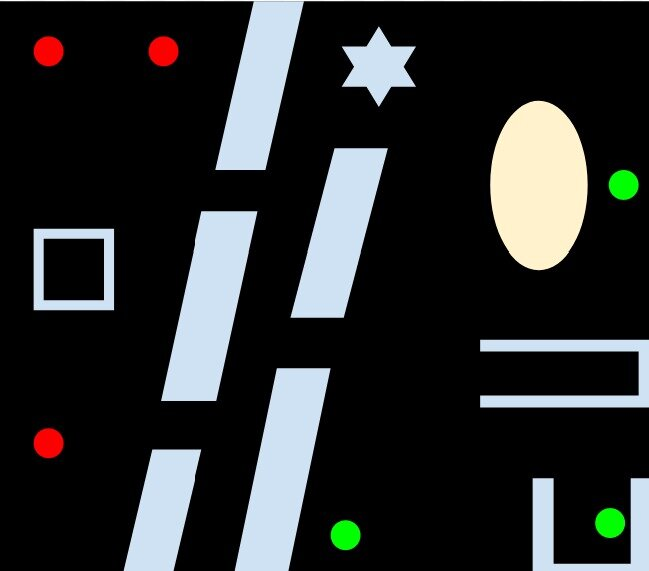
#> input picture TASK3_RRT*_CONNECT/2.jpg, 649 x 571 px
$ python RRT_CONNECT_IMAGE2.py
#> lines starting #> are read from the running program, lines starting #| are printed output that depends on the picture; after the words box and inside, x2 and y2 are one past the last pixel; in counts of white or black regions, pixels touching at a corner belong together
import cv2
import numpy as np
import math
import os
import time
import random
class RRTMap:
    def __init__(self, start, goal, MapDimensions,img):
        self.start = start
        self.goal = goal
        self.MapDimensions = MapDimensions
        self.Maph, self.Mapw = self.MapDimensions


        self.map=img

        self.nodeRad = 2
        self.nodeThickness = 1
        self.edgeThickness = 1


        self.grey = (70, 70, 70)
        self.Blue = (0, 0, 255)
        self.Green = (0, 255, 0)
        self.Red = (255, 0, 0)
        self.white = (255, 255, 255)

    def drawMap(self):

        cv2.circle(self.map, self.start, self.nodeRad , self.Green ,self.nodeThickness)
        cv2.circle(self.map, self.goal, self.nodeRad , self.Red,self.nodeThickness)
        #print("circles")


    def drawPath(self, path):
        for node in path:
            cv2.circle(self.map, node,3*(self.nodeRad) , self.Green,2)
            #print(node)
           # print("circle drawn")

    # [5 lines left out: function drawObs, not called in this run]


obstacles = []
class RRTGraph:
    def __init__(self, start, goal, MapDimensions, img):
        (x, y) = start
        self.start = start
        self.goal = goal
        self.goalFlag = False
        self.maph, self.mapw = MapDimensions
        self.x = []
        self.y = []
        self.parent = []
        self.dist_startnode=[]
        # initialize the tree
        self.x.append(x)
        self.y.append(y)
        self.parent.append(0)
        self.dist_startnode.append(0)
        # the obstacles


        # path
        self.goalstate = None
        self.path = []
        self.map=img
        #cv2.imshow("window",img)
        #print(self.obstacles)


    def add_node(self, n, x, y):
        self.x.insert(n,x)
        self.y.append(y)

        #print(len(self.x))
        #print("inserted")

    def remove_node(self, n):
        self.x.pop(n)
        self.y.pop(n)

    def add_edge(self, parent, child):
        self.parent.insert(child, parent)

    def remove_edge(self, n):
        self.parent.pop(n)

    def number_of_nodes(self):
        print("NUMBER OF NODES {}".format(len(self.x)))
        return len(self.x)

    def distance(self, n1, n2):
        (x1, y1) = (self.x[n1], self.y[n1])
        (x2, y2) = (self.x[n2], self.y[n2])
        px = (float(x1) - float(x2)) ** 2
        py = (float(y1) - float(y2)) ** 2
        return (px + py) ** (0.5)

    # [4 lines left out: function sample_envir, not called in this run]

    def nearest(self, n):
        dmin = self.distance(0, n)
        nnear = 0
        for i in range(0, n):
            if self.distance(i, n) < dmin:
                dmin = self.distance(i, n)
                nnear = i
        return nnear

    def collidepoint(self,rect,x,y):
        x1=rect[0][0]
        x2=rect[1][0]
        x3=rect[2][0]
        x4=rect[3][0]
        y1=rect[0][1]
        y2=rect[1][1]
        y3=rect[2][1]
        y4=rect[3][1]
       # import numpy as np
        A = np.array([[x2-x1,x4-x1],[y2-y1,y4-y1]])
        b = np.array([x-x1,y-y1])
        z = np.linalg.solve(A,b)
        if (z[0]>=0 and z[0]<=1 and z[1]>=0 and z[1]<=1) :
            return True

    # [11 lines left out: function isFree, not called in this run]

    def crossObstacle(self, x1, x2, y1, y2):
        obs = obstacles.copy()
        while (len(obs) > 0):
            rectang = obs.pop(0)
            for i in range(0, 200):
                u = i / 100
                x = x1 * u + x2 * (1 - u)
                y = y1 * u + y2 * (1 - u)
                if self.collidepoint(rectang,x, y):
                    return True
        return False

    def connect(self, n1, n2):
        (x1, y1) = (self.x[n1], self.y[n1])
        (x2, y2) = (self.x[n2], self.y[n2])
        if self.crossObstacle(x1, x2, y1, y2):
            self.remove_node(n2)
            return False
        else:
            self.add_edge(n1, n2)
            return True

    def step(self, nnear, nrand, dmax=35):
        d = self.distance(nnear, nrand)
        if d > dmax:
            u = dmax / d
            (xnear, ynear) = (self.x[nnear], self.y[nnear])
            (xrand, yrand) = (self.x[nrand], self.y[nrand])
            (px, py) = (xrand - xnear, yrand - ynear)
            theta = math.atan2(py, px)
            (x, y) = (int(xnear + dmax * math.cos(theta)),
                      int(ynear + dmax * math.sin(theta)))
            self.remove_node(nrand)
            if abs(x - self.goal[0]) <= dmax and abs(y - self.goal[1]) <= dmax:
                self.add_node(nrand, self.goal[0], self.goal[1])
                self.goalstate = nrand
                self.goalFlag = True
            else:
                self.add_node(nrand, x, y)

    def new_parent(self,n,radius=6):
        nodes_of_concern=[]
        for i in range(n):
            if(self.distance(i,n)<radius):
                nodes_of_concern.append(i)
        nnear=self.nearest(n)
        min_dist=self.cost(nnear)
        parent_node=nnear
        for ids in nodes_of_concern:
            if(self.cost(ids)<min_dist):
                min_dist=self.cost(ids)
                parent_node=ids
        return parent_node
    def rewiring(self,n,radius=6,flag=False):
        if(flag):
            nodes_of_concern=[]
            for i in range(n):
                if(self.distance(i,n)<radius):
                    nodes_of_concern.append(i)
            unwired_node=[]
            main_node=[]
            for ids in nodes_of_concern:
                if(self.cost(ids)>self.cost(n)+self.distance(ids,n)):
                   # K=self.parent[ids]
                    unwired_node.append(self.parent[ids])
                    main_node.append(ids)

                    cv2.line(self.map,(self.x[ids],self.y[ids]),(self.x[self.parent[ids]],self.y[self.parent[ids]]),(0,0,0),1)
                     #mapthickness used here
                    self.remove_edge(ids)
                    self.connect(ids,n)
                    cv2.line(self.map,(self.x[ids],self.y[ids]),(self.x[n],self.y[n]),(0,0,255),1)


    def bias(self, ngoal):
        n = self.number_of_nodes()
        self.add_node(n, ngoal[0], ngoal[1])
        #print(self.x,self.y)
        ids = self.new_parent(n)

        self.step(ids, n)
        self.connect(ids, n)
        #self.step(nnear, n)
        #self.connect(nnear, n)

        return (self.x, self.y, self.parent)

    # [9 lines left out: function expand, not called in this run]

    def path_to_goal(self):
        if self.goalFlag:
            self.path = []
            self.path.append(self.goalstate)
            newpos = self.parent[self.goalstate]
            while (newpos != 0):
                self.path.append(newpos)
                newpos = self.parent[newpos]
            self.path.append(0)
            #print("path")
        return self.goalFlag

    def getPathCoords(self):
        pathCoords = []
        for node in self.path:
            x, y = (self.x[node], self.y[node])
            pathCoords.append((x, y))
        return pathCoords

    def cost(self, n):
        ninit = 0
        n = n
        parent = self.parent[n]
        c = 0
        while n is not ninit:
            c = c + self.distance(n, parent)
            n = parent
            if n is not ninit:
                parent = self.parent[n]
        return c

    # [25 lines left out: functions getTrueObs, waypoints2path, not called in this run]

'''import numpy as np
A = np.array([[x2-x1,x4-x1],[y2-y1,y4-y1]])
b = np.array([x-x1,y-y1])
z = np.linalg.solve(A,b)
if (z[0]>=0 and z[0]<=1 and z[1]>=0 and z[1]<=1) :
    print("inside")
else: print("outside")'''


def main():

    iteration = 0
    t1 = 0

    img = cv2.imread("2.jpg")
#> img is the input picture: shape (571, 649, 3); mean B, G, R 47.1, 46.8, 44.3
    dimensions = img.shape[:2]
#> dimensions = (571, 649)
    #print("yes")
    cv2.imshow('window', img.astype(np.uint8))

    goal = (500, 500)
    start= (57, 52)


    #lower = np.array([0, 0, 0])
    #upper = np.array([0, 0, 255])
    lower = np.array([0, 5, 50])
    upper = np.array([179, 50, 255])
    img2 = cv2.cvtColor(img, cv2.COLOR_BGR2HSV)
#> img2: shape (571, 649, 3); mean H, S, V 26.9, 33.9, 51.6
    mask = cv2.inRange(img2, lower, upper)
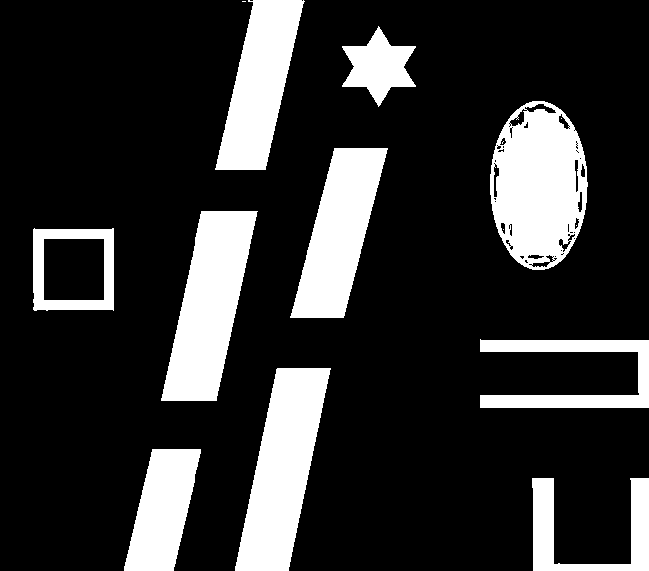
#> mask: shape (571, 649); 19.5% white; 15 white regions (5 under 20 px), largest, box (x1, y1, x2, y2) and area: (490, 101, 588, 270) 11945, (235, 368, 331, 571) 10974, (161, 211, 258, 401) 10584
    output = cv2.bitwise_and(img, img, mask=mask)
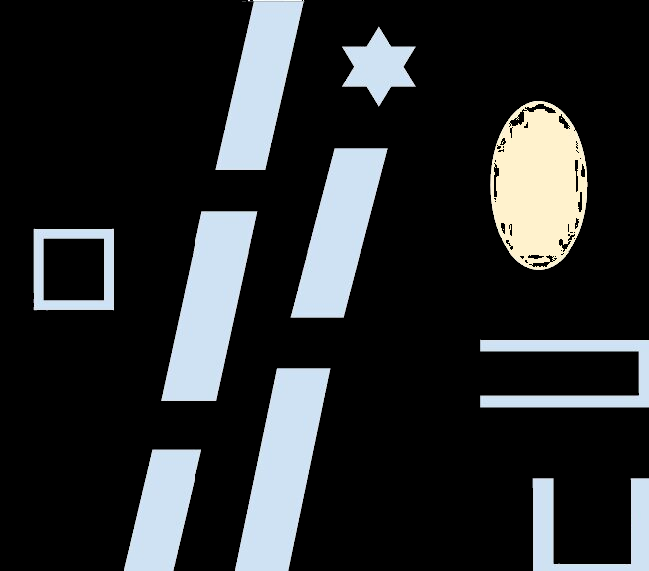
#> output: shape (571, 649, 3); mean B, G, R 45.4, 43.9, 41.3


    output_= cv2.cvtColor(output, cv2.COLOR_BGR2GRAY)
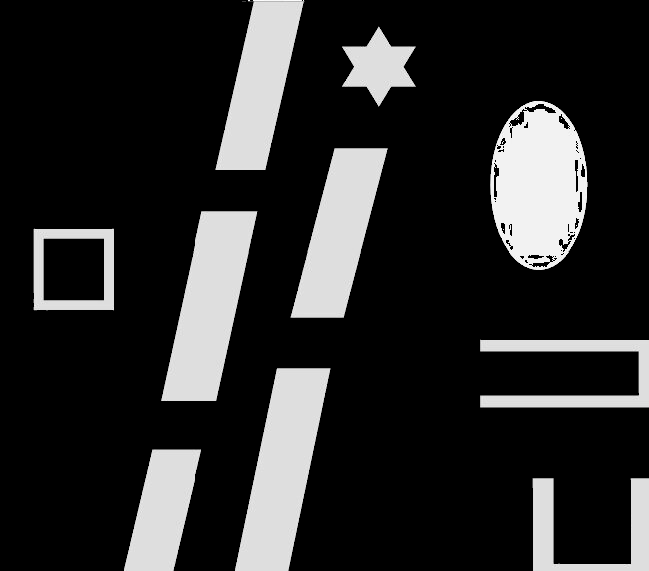
#> output_: shape (571, 649); min 0, max 253, mean 43.3
    cv2.imwrite("output.jpg",output_)
    ret, thresh = cv2.threshold(output_, 127, 255, 0)
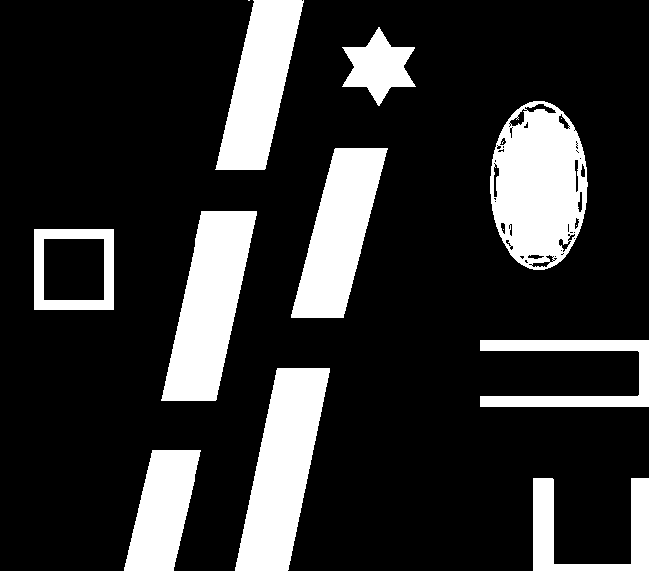
#> thresh: shape (571, 649); 19.2% white; 15 white regions (5 under 20 px)
    contours, hierarchy = cv2.findContours(thresh,  cv2.RETR_TREE, cv2.CHAIN_APPROX_SIMPLE)
#> contours = 77 contours, 47 with area under 20; largest, box (x1, y1, x2, y2) and area: (490, 101, 588, 270) 12748, (235, 368, 330, 571) 10628, (161, 211, 257, 401) 10246, (291, 148, 388, 318) 8820, (215, 0, 304, 170) 8282

    global obstacles

    map = RRTMap(start, goal, dimensions,img)
    graph = RRTGraph(start, goal, dimensions,img)
    for cnt in contours[:12]:

            rect = cv2.minAreaRect(cnt)
            box = cv2.boxPoints(rect)
            box = np.int0(box)
            print(box)
            obstacles.append(box)
            cv2.drawContours(img,[box],0,(0,0,255),2)
#> this loop made 12 passes
#> (rect, box) on passes 1, 2, 3, 4, 6, 7, 8: (((590.5, 524), (92, 115), -90), [[647, 570], [532, 570], [532, 478], [647, 478]]), (((162.3, 510.1), (134.3, 48.5), -76.68), [[170, 581], [123, 569], [154, 439], [201, 450]]), (((282.2, 469), (216.9, 52.46), -78.23), [[285, 580], [234, 569], [278, 357], [329, 368]]), (((564, 373), (66, 168), -90), [[648, 406], [480, 406], [480, 340], [648, 340]]), (((73.5, 269), (62, 61), -90), [[104, 300], [43, 300], [43, 238], [104, 238]]), (((208.6, 305.5), (204.7, 54.83), -77.91), [[213, 411], [160, 399], [203, 199], [256, 211]]), (((338.6, 232.4), (187.7, 51.7), -75.45), [[340, 329], [290, 316], [337, 135], [387, 148]])
#> (cnt, rect, box) on pass 5: ([[34, 229], [34, 309], [113, 309], [113, 229]], ((73.5, 269), (80, 79), -90), [[113, 309], [34, 309], [34, 229], [113, 229]])
#> (printed output is left out)
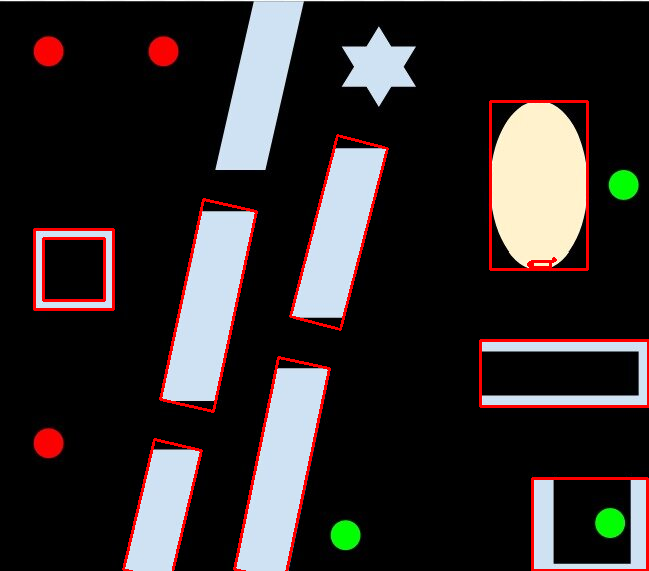
#> img: shape (571, 649, 3); 2.97% of pixels changed, all inside (x1, y1, x2, y2) = (33, 100, 649, 571)
#> after the loop, obstacles = 12 items
    for cnt in contours[74:76]:

            rect = cv2.minAreaRect(cnt)
            box = cv2.boxPoints(rect)
            box = np.int0(box)
            print(box)
            obstacles.append(box)
            cv2.drawContours(img,[box],0,(0,0,255),2)
#> this loop made 2 passes
#> (rect, box) on passes 1 to 2: (((377.9, 66.32), (81.88, 69.45), -27.82), [[357, 116], [325, 54], [397, 16], [430, 77]]), (((259.2, 84.55), (184.2, 49.24), -77.33), [[263, 179], [214, 169], [255, -10], [303, 0]])
#| [[357 116]
#|  [325  54]
#|  [397  16]
#|  [430  77]]
#| [[263 179]
#|  [214 169]
#|  [255 -10]
#|  [303   0]]
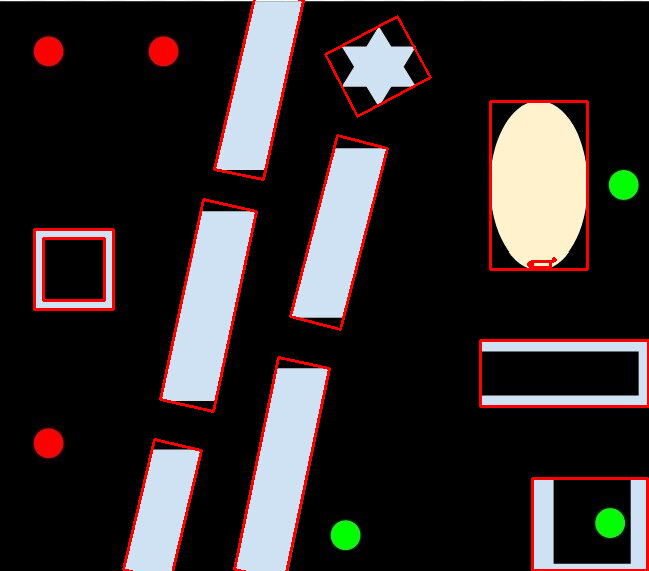
#> img: shape (571, 649, 3); 0.54% of pixels changed, all inside (x1, y1, x2, y2) = (213, 0, 432, 181)
#> after the loop, obstacles = 14 items
    cv2.namedWindow("window")
    cv2.imshow('window', img)
    map.drawMap()
#> in drawMap, `cv2.circle(self.map, self.start, self.nodeRad , self.Green ,self.nodeT..`:
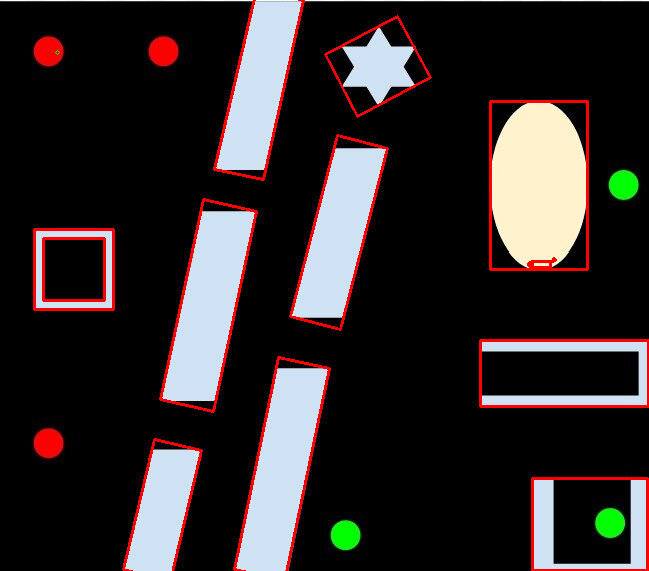
#> self.map: shape (571, 649, 3); 3.51% of pixels changed, all inside (x1, y1, x2, y2) = (33, 0, 649, 571)
#> in drawMap, `cv2.circle(self.map, self.goal, self.nodeRad , self.Red,self.nodeThick..`: self.map: shape (571, 649, 3); under 0.01% of pixels changed, all inside (x1, y1, x2, y2) = (498, 498, 503, 503)

    while (not graph.path_to_goal()):


        if iteration % 10 == 0:
            X, Y, Parent = graph.bias(goal)
#> the loop in crossObstacle, `while (len(obs) > 0):` made 14 passes
#> rectang on pass 1: [[647, 570], [532, 570], [532, 478], [647, 478]]
            print(X,Y)
#| [57, 81] [52, 76]
            cv2.circle(img,  (X[-1], Y[-1]), map.nodeRad*2,map.grey, 0)
#> img: shape (571, 649, 3); 0.01% of pixels changed, all inside (x1, y1, x2, y2) = (55, 50, 503, 503)
            cv2.line(img, (X[-1], Y[-1]), (X[Parent[-1]], Y[Parent[-1]]), map.Blue,
                             map.edgeThickness)
#> img: shape (571, 649, 3); mean B, G, R 43.2, 43.2, 49.9
            cv2.imshow("window",img.astype(np.uint8))
           # print("done")

        else:
            X, Y, Parent = graph.expand()
            cv2.circle(img, (X[-1], Y[-1]), map.nodeRad*2,map.grey, 0)
            cv2.line(img,  (X[-1], Y[-1]), (X[Parent[-1]], Y[Parent[-1]]),map.Blue,
                             map.edgeThickness)
            cv2.imshow("window",img.astype(np.uint8))

        if iteration % 5 == 0:
            graph.rewiring(graph.number_of_nodes()-1,flag=True)
            cv2.imshow("window",img.astype(np.uint8))
        iteration += 1
        if cv2.waitKey(30) & 0xFF == ord('q'):
#> (key q is pressed here)
            break
    map.drawPath(graph.getPathCoords())
    cv2.imshow("window",img.astype(np.uint8))
    #img2=img.copy()
    #cv2.circle(img, (506,548),6, (255,255,255),5)
    #print("yes")
    time.sleep(5)
    cv2.waitKey(0)
    cv2.destroyAllWindows()


if __name__ == '__main__':
    '''result=False
    while not result:
        try:
            main()
            result=True
        except:
            result=False'''
    main()
